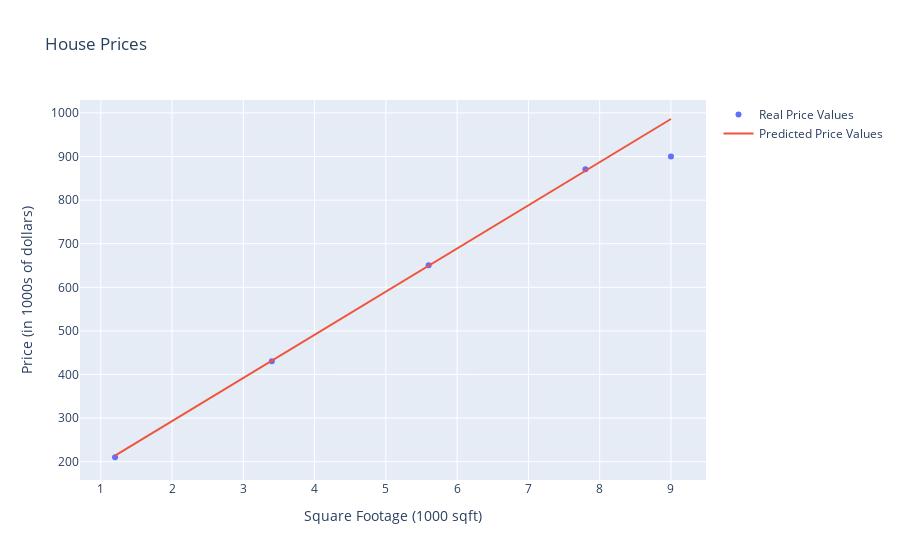

Notebook cell for this chart:
### Code cell
f_wb = compute_model(x_train, 99, 95)
plot_data_with_trendline(x_train, y_train, f_wb, x_train)

### Figure 1 — Plotly figure (JSON) as saved in the notebook; plotly's stock layout.template omitted (floating-point values rounded to 4 significant figures)
{"data": [{"mode": "markers", "name": "Real Price Values", "type": "scatter", "x": [1.2, 3.4, 5.6, 7.8, 9], "y": [210.3, 430.5, 650.7, 870.9, 900.1]}, {"mode": "lines", "name": "Predicted Price Values", "type": "scatter", "x": [1.2, 3.4, 5.6, 7.8, 9], "y": [213.8, 431.6, 649.4, 867.2, 986]}], "layout": {"title": {"text": "House Prices"}, "xaxis": {"title": {"text": "Square Footage (1000 sqft)"}}, "yaxis": {"title": {"text": "Price (in 1000s of dollars)"}}}}
